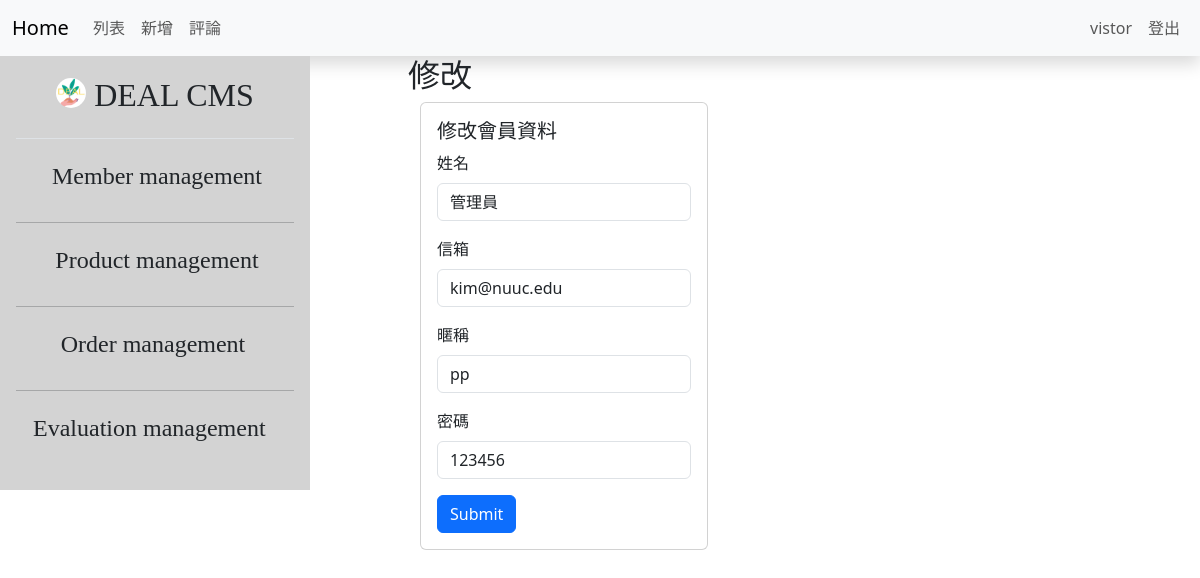
/member_edit.php?sid=2 (signed in), run on the app's committed database.
### tables this page shows
CREATE TABLE `members` (
  `id` int NOT NULL,
  `name` varchar(255) DEFAULT NULL,
  `email` varchar(255) NOT NULL,
  `nickname` varchar(200) NOT NULL,
  `password` varchar(200) NOT NULL
);

### member_edit.php (the view, shortened to what this page needs)
<?php
require __DIR__ . "/parts/db_link.php";
$sid = isset($_GET["sid"]) ? intval($_GET["sid"]) : 0;
$sql = "SELECT * FROM members where id=$sid";
$r = $pdo->query($sql)->fetch();
?>
<?php include __DIR__ . "/parts/header.php" ?>
<?php include __DIR__ . "/parts/navbar.php" ?>
<div class="contain">
  <div class="row">
    <div class="col-4">
      <?php include __DIR__ . "/parts/sidebar.php" ?>
    </div>
    <div class="col-8">
      <div class="contain row justify-content-center">
        <h2>修改</h2>
        <div class="row ">
          <div class="col-6">
            <div class="card" style="width: 18rem;">
              <div class="card-body">
                <h5 class="card-title">修改會員資料</h5>
                <form name="form1" id="form1" method="post" onsubmit="sendData(event)">
                  <div class="mb-3">
                    <label for="name" class="form-label">姓名 </label>
                    <input type="text" class="form-control" name="name" id="name" value="<?= $r["name"] ?>" />
                  </div>
                  <div class="mb-3">
                    <label for="email" class="form-label">信箱 </label>
                    <input type="text" class="form-control" name="email" id="email" value="<?= $r["email"] ?>" />
                  </div>
                  <div class="mb-3">
                    <label for="nickname" class="form-label">暱稱 </label>
                    <input type="text" class="form-control" name="nickname" id="nickname"
                      value="<?= $r["nickname"] ?>" />
                  </div>
                  <div class="mb-3">
                    <label for="password" class="form-label">密碼 </label>
                    <input type="text" class="form-control" name="password" id="password" value="<?= $r["password"] ?>"
                      readonly />
                  </div>
                  <button type="submit" class="btn btn-primary">Submit</button>
                </form>
              </div>
            </div>
          </div>
        </div>
      </div>
    </div>
  </div>
</div>
<?php include __DIR__ . "/parts/footer.php" ?>

### data on the page
members: name "管理員", email "kim@nuuc.edu", nickname "pp", password "123456"

### other printed values
$_SESSION['admin']['nickname'] "vistor"
